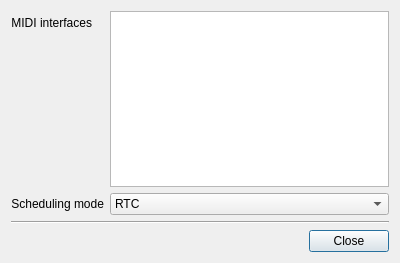
<?xml version="1.0" encoding="UTF-8"?>
<ui version="4.0">
 <class>PreferencesDialog</class>
 <widget class="QDialog" name="PreferencesDialog">
  <property name="geometry">
   <rect>
    <x>0</x>
    <y>0</y>
    <width>400</width>
    <height>263</height>
   </rect>
  </property>
  <property name="windowTitle">
   <string>Preferences</string>
  </property>
  <layout class="QVBoxLayout" name="verticalLayout_3">
   <item>
    <layout class="QFormLayout" name="formLayout">
     <property name="fieldGrowthPolicy">
      <enum>QFormLayout::AllNonFixedFieldsGrow</enum>
     </property>
     <item row="0" column="0">
      <widget class="QLabel" name="label">
       <property name="text">
        <string>MIDI interfaces</string>
       </property>
       <property name="alignment">
        <set>Qt::AlignRight|Qt::AlignTrailing|Qt::AlignVCenter</set>
       </property>
       <property name="buddy">
        <cstring>columnView</cstring>
       </property>
      </widget>
     </item>
     <item row="0" column="1">
      <widget class="QColumnView" name="columnView"/>
     </item>
     <item row="1" column="0">
      <widget class="QLabel" name="label_2">
       <property name="text">
        <string>Scheduling mode</string>
       </property>
       <property name="alignment">
        <set>Qt::AlignRight|Qt::AlignTrailing|Qt::AlignVCenter</set>
       </property>
       <property name="buddy">
        <cstring>comboBox</cstring>
       </property>
      </widget>
     </item>
     <item row="1" column="1">
      <widget class="QComboBox" name="comboBox">
       <item>
        <property name="text">
         <string>RTC</string>
        </property>
       </item>
       <item>
        <property name="text">
         <string>Nanosleep</string>
        </property>
       </item>
      </widget>
     </item>
    </layout>
   </item>
   <item>
    <widget class="Line" name="line">
     <property name="orientation">
      <enum>Qt::Horizontal</enum>
     </property>
    </widget>
   </item>
   <item>
    <widget class="QDialogButtonBox" name="buttonBox">
     <property name="orientation">
      <enum>Qt::Horizontal</enum>
     </property>
     <property name="standardButtons">
      <set>QDialogButtonBox::Close</set>
     </property>
    </widget>
   </item>
  </layout>
 </widget>
 <resources/>
 <connections>
  <connection>
   <sender>buttonBox</sender>
   <signal>accepted()</signal>
   <receiver>PreferencesDialog</receiver>
   <slot>accept()</slot>
   <hints>
    <hint type="sourcelabel">
     <x>248</x>
     <y>254</y>
    </hint>
    <hint type="destinationlabel">
     <x>157</x>
     <y>274</y>
    </hint>
   </hints>
  </connection>
  <connection>
   <sender>buttonBox</sender>
   <signal>rejected()</signal>
   <receiver>PreferencesDialog</receiver>
   <slot>reject()</slot>
   <hints>
    <hint type="sourcelabel">
     <x>316</x>
     <y>260</y>
    </hint>
    <hint type="destinationlabel">
     <x>286</x>
     <y>274</y>
    </hint>
   </hints>
  </connection>
 </connections>
</ui>
